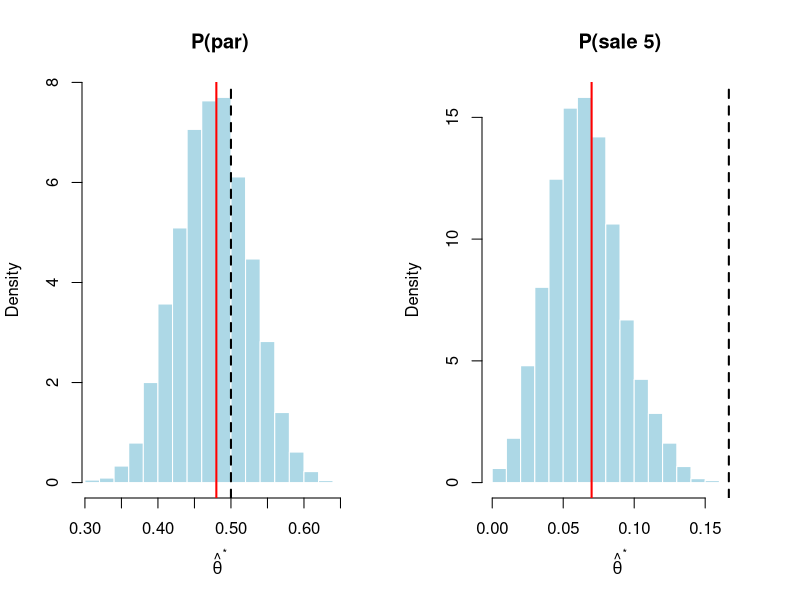

This figure's R source:
# IECD - Practica 4 (Bootstrap) - Ejercicio 4
# Esta equilibrado el dado? Bootstrap no parametrico para una proporcion


# uso esto en vez de scan
dado <- c(2,2,4,6,1,3,1,3,2,4,4,4,4,4,6,3,3,4,1,2,1,6,3,2,3,4,1,1,5,4,1,4,6,
          4,1,2,1,5,4,3,3,1,3,1,6,5,1,3,2,3,6,2,4,2,6,6,5,2,4,4,1,4,3,1,2,1,
          6,1,1,3,1,6,6,1,2,6,1,1,4,5,4,1,5,2,2,1,6,6,1,2,1,3,1,3,3,4,3,3,3,5)
n <- length(dado)      # 100
alpha <- 0.05
B <- 5000

# Funcion general: hace (i)-(v) para el estimador "proporcion de datos que cumplen cond"
analizar <- function(datos, estimador, valor_equilibrado, titulo) {
  theta_obs <- estimador(datos)

  # (i) una muestra bootstrap: n datos tomados con reposicion de los observados
  muestra_boot <- sample(datos, size = length(datos), replace = TRUE)
  estimador(muestra_boot)

  # (ii) B muestras bootstrap
  titas.boot <- replicate(B, estimador(sample(datos, size = length(datos), replace = TRUE)))

  # (iii) histograma
  hist(titas.boot, freq = FALSE, breaks = 25, col = "lightblue", border = "white",
       main = titulo, xlab = expression(hat(theta)^"*"),
       xlim = range(c(titas.boot, valor_equilibrado)))   # que se vea también el valor teórico
  abline(v = theta_obs, col = "red", lwd = 2)
  abline(v = valor_equilibrado, col = "black", lwd = 2, lty = 2)

  # (iv) error estandar bootstrap
  se_boot <- sd(titas.boot)

  # (v) intervalos de nivel 0.95
  z <- qnorm(1 - alpha / 2)
  ic_normal    <- theta_obs + c(-1, 1) * z * se_boot
  ic_percentil <- quantile(titas.boot, c(alpha / 2, 1 - alpha / 2))

  list(theta_obs = theta_obs, se_boot = se_boot,
       ic_normal = ic_normal, ic_percentil = ic_percentil,
       valor_si_equilibrado = valor_equilibrado)
}

set.seed(4)
par(mfrow = c(1, 2))
# a) theta = P(resultado par); si el dado es equilibrado vale 3/6 = 1/2
res_par  <- analizar(dado, function(d) mean(d %% 2 == 0), 1/2, "P(par)")
# b) theta = P(resultado = 5); si el dado es equilibrado vale 1/6
res_cinco <- analizar(dado, function(d) mean(d == 5), 1/6, "P(sale 5)")
par(mfrow = c(1, 1))

res_par
res_cinco
